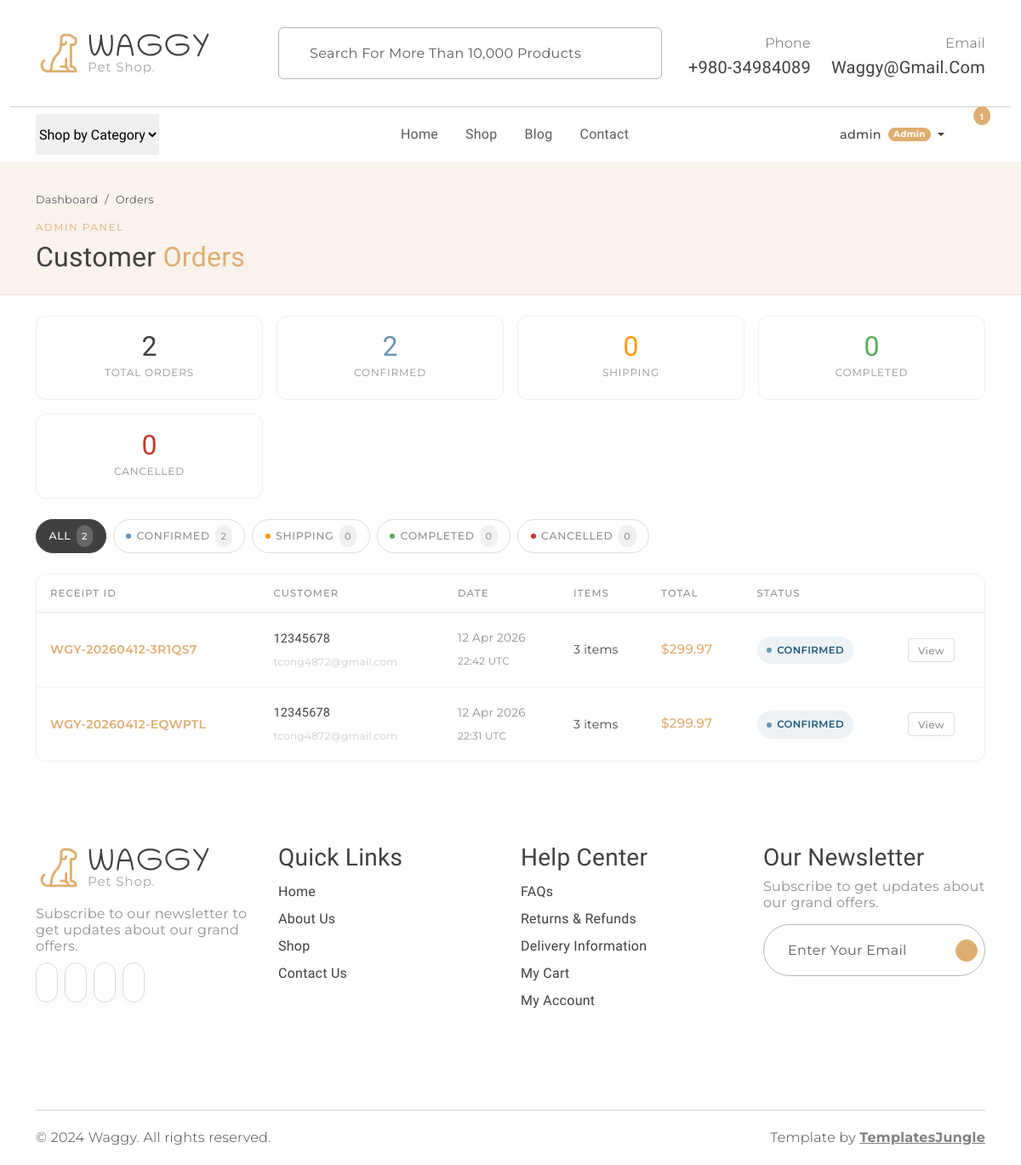
The app's page /dashboard/orders (signed in) with its own data.
### models.py (models this page shows, shortened)
class User(UserMixin, db.Model):
    __tablename__ = "users"
    id            = db.Column(db.Integer,     primary_key=True)
    username      = db.Column(db.String(80),  unique=True, nullable=False)
    email         = db.Column(db.String(120), unique=True, nullable=False)
    password_hash = db.Column(db.String(256), nullable=False)
    role          = db.Column(db.String(20),  nullable=False, default="customer")
    is_active     = db.Column(db.Boolean,     nullable=False, default=True)
    created_at    = db.Column(db.DateTime,    nullable=False, default=datetime.utcnow)
    last_login_at = db.Column(db.DateTime,    nullable=True)
    @property
    def is_admin(self) -> bool:
        return self.role == "admin"

class Order(db.Model):
    __tablename__ = "orders"
    id         = db.Column(db.Integer,  primary_key=True)
    receipt_id = db.Column(db.String(30), unique=True, nullable=False, index=True)
    user_id    = db.Column(db.Integer,  db.ForeignKey("users.id"), nullable=False)
    status     = db.Column(db.String(20), nullable=False, default="confirmed")
    phone      = db.Column(db.String(40), nullable=False)
    address    = db.Column(db.Text,       nullable=False)
    total      = db.Column(db.Float,      nullable=False)
    notes      = db.Column(db.Text,       nullable=True)
    created_at = db.Column(db.DateTime,   nullable=False, default=datetime.utcnow)
    updated_at = db.Column(db.DateTime,   nullable=False, default=datetime.utcnow,
                           onupdate=datetime.utcnow)
    user  = db.relationship("User", backref=db.backref("orders", lazy=True))
    items = db.relationship("OrderItem", backref="order",
                            cascade="all, delete-orphan", lazy=True)
    @property
    def status_label(self) -> str:
        return ORDER_STATUSES.get(self.status, self.status.capitalize())
    @property
    def status_style(self) -> dict:
        return ORDER_STATUS_STYLES.get(
            self.status,
            {"bg": "#f5f5f5", "color": "#908F8D", "dot": "#CACACA"},
        )
    @property
    def item_count(self) -> int:
        return sum(i.quantity for i in self.items)

class OrderItem(db.Model):
    __tablename__ = "order_items"
    id               = db.Column(db.Integer,     primary_key=True)
    order_id         = db.Column(db.Integer,     db.ForeignKey("orders.id"), nullable=False)
    product_id       = db.Column(db.Integer,     nullable=True)
    product_name     = db.Column(db.String(120), nullable=False)
    product_category = db.Column(db.String(30),  nullable=False, default="misc")
    quantity         = db.Column(db.Integer,     nullable=False)
    unit_price       = db.Column(db.Float,       nullable=False)

### orders.py (the view)
@orders_bp.route("/dashboard/orders")
@admin_required
def orders_list():
    status_filter = request.args.get("status", "all")
    q = Order.query
    if status_filter != "all":
        q = q.filter_by(status=status_filter)
    orders = q.order_by(Order.created_at.desc()).all()
    counts = {s: Order.query.filter_by(status=s).count() for s in ORDER_STATUSES}
    counts["all"] = Order.query.count()
    return render_template(
        "orders/orders_list.html",
        orders=orders,
        statuses=ORDER_STATUSES,
        status_styles=ORDER_STATUS_STYLES,
        active_status=status_filter,
        counts=counts,
    )

### templates/orders/orders_list.html (shortened to what this page needs)
{% extends "base.html" %}
{% block content %}
<div class="admin-hero">
  <div class="container">
    <nav aria-label="breadcrumb" class="mb-2">
      <ol class="breadcrumb mb-0" style="font-family:var(--secondary-font); font-size:0.8rem;">
        <li class="breadcrumb-item"><a href="{{ url_for('main.dashboard') }}" class="text-muted text-decoration-none">Dashboard</a></li>
        <li class="breadcrumb-item active text-muted">Orders</li>
      </ol>
    </nav>
    <span class="eyebrow">Admin Panel</span>
    <h1 class="fw-normal">Customer <span class="text-primary">Orders</span></h1>
  </div>
</div>
<div class="container my-4">
  <div class="row g-3 mb-4">
    <div class="col-6 col-md-3">
      <div class="admin-stat">
        <div class="val">{{ counts.all }}</div>
        <div class="lbl">Total Orders</div>
      </div>
    </div>
    {% for key, label in statuses.items() %}
      <div class="col-6 col-md-3">
        <div class="admin-stat coloured" style="--dot-color: {{ status_styles[key].dot }};">
          <div class="val">{{ counts[key] }}</div>
          <div class="lbl">{{ label }}</div>
        </div>
      </div>
    {% endfor %}
  </div>
  <div class="d-flex flex-wrap gap-2 mb-4">
    <a href="{{ url_for('orders.orders_list') }}"
       class="filter-pill {% if active_status == 'all' %}active{% endif %}">
      All <span class="pill-count">{{ counts.all }}</span>
    </a>
    {% for key, label in statuses.items() %}
      <a href="{{ url_for('orders.orders_list', status=key) }}"
         class="filter-pill {% if active_status == key %}active{% endif %}">
        <span class="status-dot"
              style="background:{{ status_styles[key].dot }};
                     {% if active_status == key %}opacity:0.8;{% endif %}">
        </span>
        {{ label }}
        <span class="pill-count">{{ counts[key] }}</span>
      </a>
    {% endfor %}
  </div>
  {% if orders %}
    <div style="overflow-x:auto; border-radius:0.75rem; border:1px solid rgba(65,64,62,0.08);">
      <table class="orders-table">
        <thead>
          <tr>
            <th>Receipt ID</th>
            <th>Customer</th>
            <th>Date</th>
            <th>Items</th>
            <th>Total</th>
            <th>Status</th>
            <th style="min-width:80px;"></th>
          </tr>
        </thead>
        <tbody>
          {% for order in orders %}
            <tr>
              <td>
                <a href="{{ url_for('orders.order_detail', order_id=order.id) }}"
                   class="receipt-link">{{ order.receipt_id }}</a>
              </td>
              <td>
                <div style="font-size:0.9rem;">{{ order.user.username }}</div>
                <div style="font-family:var(--secondary-font); font-size:0.75rem; color:#CACACA;">
                  {{ order.user.email }}
                </div>
              </td>
              <td style="font-family:var(--secondary-font); font-size:0.85rem; color:#908F8D; white-space:nowrap;">
                {{ order.created_at.strftime('%d %b %Y') }}<br>
                <span style="font-size:0.75rem;">{{ order.created_at.strftime('%H:%M') }} UTC</span>
              </td>
              <td style="font-family:var(--secondary-font); font-size:0.875rem;">
                {{ order.item_count }} item{{ 's' if order.item_count != 1 }}
              </td>
              <td style="font-family:var(--secondary-font); font-size:0.95rem; font-weight:500; color:#DEAD6F; white-space:nowrap;">
                ${{ "%.2f" | format(order.total) }}
              </td>
              <td>
                {% set s = order.status_style %}
                <span class="status-badge" style="background:{{ s.bg }}; color:{{ s.color }};">
                  <span class="status-dot" style="background:{{ s.dot }};"></span>
                  {{ order.status_label }}
                </span>
              </td>
              <td>
                <a href="{{ url_for('orders.order_detail', order_id=order.id) }}"
                   class="btn-tbl">
                  View
                </a>
              </td>
            </tr>
          {% endfor %}
        </tbody>
      </table>
    </div>
  {% endif %}
</div>
{% endblock %}

### templates/base.html (shortened to what this page needs)
<!DOCTYPE html>
<html lang="en">
<head>
  <link rel="stylesheet" href="https://cdn.jsdelivr.net/npm/swiper@9/swiper-bundle.min.css" />
  <link href="https://cdn.jsdelivr.net/npm/bootstrap@5.3.0-alpha3/dist/css/bootstrap.min.css" rel="stylesheet"
>
  <link rel="stylesheet" href="{{ url_for('static', filename='css/normalize.css') }}">
  <link rel="stylesheet" href="{{ url_for('static', filename='css/vendor.css') }}">
  <link rel="stylesheet" href="{{ url_for('static', filename='style.css') }}">
</head>
<body>
  <header>
    <div class="container py-2">
      <div class="row py-4 pb-0 pb-sm-4 align-items-center">
        <div class="col-sm-4 col-lg-3 text-center text-sm-start">
          <a href="{{ url_for('main.index') }}">
            <img src="{{ url_for('static', filename='images/logo.png') }}" alt="Waggy" class="img-fluid">
          </a>
        </div>
        <div class="col-sm-6 offset-sm-2 offset-md-0 col-lg-5 d-none d-lg-block">
          <div class="search-bar border rounded-2 px-3 border-dark-subtle">
            <form class="text-center d-flex align-items-center" action="" method="get">
              <input type="text" class="form-control border-0 bg-transparent"
                placeholder="Search for more than 10,000 products" name="q" />
            </form>
          </div>
        </div>
        <div class="col-sm-8 col-lg-4 d-flex justify-content-end gap-4 align-items-center mt-4 mt-sm-0 justify-content-center justify-content-sm-end">
          <div class="support-box text-end d-none d-xl-block">
            <span class="fs-6 secondary-font text-muted">Phone</span>
            <h5 class="mb-0">+980-34984089</h5>
          </div>
          <div class="support-box text-end d-none d-xl-block">
            <span class="fs-6 secondary-font text-muted">Email</span>
            <h5 class="mb-0">waggy@gmail.com</h5>
          </div>
        </div>
      </div>
    </div>
    <div class="container-fluid"><hr class="m-0"></div>
    <div class="container">
      <nav class="main-menu d-flex navbar navbar-expand-lg">
        <div class="offcanvas offcanvas-end" tabindex="-1" id="offcanvasNavbar">
          <div class="offcanvas-body justify-content-between">
            <select class="filter-categories border-0 mb-0 me-5">
              <option>Shop by Category</option>
            </select>
            <ul class="navbar-nav menu-list list-unstyled d-flex gap-md-3 mb-0">
              <li class="nav-item">
                <a href="{{ url_for('main.index') }}"
                   class="nav-link {% if request.endpoint == 'main.index' %}active{% endif %}">
                  Home
                </a>
              </li>
              <li class="nav-item">
                <a href="{{ url_for('shop.index') }}"
                   class="nav-link {% if request.endpoint and request.endpoint.startswith('shop.') %}active{% endif %}">
                  Shop
                </a>
              </li>
              <li class="nav-item">
                <a href="#" class="nav-link">Blog</a>
              </li>
              <li class="nav-item">
                <a href="#" class="nav-link">Contact</a>
              </li>
            </ul>
            <div class="d-none d-lg-flex align-items-center">
              <ul class="d-flex justify-content-end list-unstyled m-0 align-items-center gap-1">
                {% if current_user.is_authenticated %}
                  <li class="nav-item dropdown">
                    <a class="nav-link dropdown-toggle d-flex align-items-center gap-1 mx-2"
                       href="#" role="button" data-bs-toggle="dropdown" aria-expanded="false">
                      <span class="secondary-font" style="font-size:0.9rem; font-weight:500;">
                        {{ current_user.username }}
                      </span>
                      {% if current_user.is_admin %}
                        <span class="badge rounded-pill bg-primary ms-1"
                              style="font-family:var(--secondary-font); font-size:0.65rem; padding:0.3em 0.6em;">
                          Admin
                        </span>
                      {% endif %}
                    </a>
                  </li>
                {% endif %}
                <li>
                </li>
                <li class="position-relative">
                  <a href="{{ url_for('cart.view_cart') }}" class="mx-2"
                     data-bs-toggle="offcanvas" data-bs-target="#offcanvasCart">
                    <span class="position-absolute translate-middle badge rounded-circle bg-primary pt-2 cart-badge"
                          style="font-size:0.65rem; top:2px; left:calc(100% - 4px);
                                 {{ 'display:none;' if cart_count == 0 }}">
                      {{ cart_count if cart_count > 0 else '' }}
                    </span>
                  </a>
                </li>
              </ul>
            </div>
          </div>
        </div>
      </nav>
    </div>
  </header>
  {% block content %}{% endblock %}
  <footer id="footer" class="my-5">
    <div class="container py-5 my-5">
      <div class="row">
        <div class="col-md-3">
          <div class="footer-menu">
            <img src="{{ url_for('static', filename='images/logo.png') }}" alt="Waggy">
            <p class="blog-paragraph fs-6 mt-3">Subscribe to our newsletter to get updates about our grand offers.</p>
            <div class="social-links">
              <ul class="d-flex list-unstyled gap-2">
                <li class="social"><a href="#"><iconify-icon class="social-icon" icon="ri:facebook-fill"></iconify-icon></a></li>
                <li class="social"><a href="#"><iconify-icon class="social-icon" icon="ri:twitter-fill"></iconify-icon></a></li>
                <li class="social"><a href="#"><iconify-icon class="social-icon" icon="ri:instagram-fill"></iconify-icon></a></li>
                <li class="social"><a href="#"><iconify-icon class="social-icon" icon="ri:youtube-fill"></iconify-icon></a></li>
              </ul>
            </div>
          </div>
        </div>
        <div class="col-md-3">
          <div class="footer-menu">
            <h3>Quick Links</h3>
            <ul class="menu-list list-unstyled">
              <li class="menu-item"><a href="{{ url_for('main.index') }}" class="nav-link">Home</a></li>
              <li class="menu-item"><a href="#" class="nav-link">About Us</a></li>
              <li class="menu-item"><a href="{{ url_for('shop.index') }}" class="nav-link">Shop</a></li>
              <li class="menu-item"><a href="#" class="nav-link">Contact Us</a></li>
            </ul>
          </div>
        </div>
        <div class="col-md-3">
          <div class="footer-menu">
            <h3>Help Center</h3>
            <ul class="menu-list list-unstyled">
              <li class="menu-item"><a href="#" class="nav-link">FAQs</a></li>
              <li class="menu-item"><a href="#" class="nav-link">Returns &amp; Refunds</a></li>
              <li class="menu-item"><a href="#" class="nav-link">Delivery Information</a></li>
              <li class="menu-item">
                <a href="{{ url_for('cart.view_cart') }}" class="nav-link">My Cart</a>
              </li>
              {% if current_user.is_authenticated %}
                <li class="menu-item"><a href="{{ url_for('main.dashboard') }}" class="nav-link">My Account</a></li>
              {% else %}
                <li class="menu-item"><a href="{{ url_for('auth.login') }}" class="nav-link">Login / Register</a></li>
              {% endif %}
            </ul>
          </div>
        </div>
        <div class="col-md-3">
          <div>
            <h3>Our Newsletter</h3>
            <p class="blog-paragraph fs-6">Subscribe to get updates about our grand offers.</p>
            <div class="search-bar border rounded-pill border-dark-subtle px-2">
              <form class="text-center d-flex align-items-center" action="" method="post">
                <input type="email" class="form-control border-0 bg-transparent" placeholder="Enter your email" />
                <iconify-icon class="send-icon" icon="tabler:location-filled"></iconify-icon>
              </form>
            </div>
          </div>
        </div>
      </div>
    </div>
  </footer>
  <div id="footer-bottom">
    <div class="container">
      <hr class="m-0">
      <div class="row mt-3">
        <div class="col-md-6 copyright">
          <p class="secondary-font">© 2024 Waggy. All rights reserved.</p>
        </div>
        <div class="col-md-6 text-md-end">
          <p class="secondary-font">
            Template by <a href="https://templatesjungle.com/" target="_blank"
              class="text-decoration-underline fw-bold text-black-50">TemplatesJungle</a>
          </p>
        </div>
      </div>
    </div>
  </div>
</body>
</html>

### records on screen
User: username "admin"
Order: receipt_id "WGY-20260412-3R1QS7", user.username "12345678", user.email "tcong4872@gmail.com", created_at "12 Apr 2026", created_at "22:42", item_count "3", total "299.97", status_label "CONFIRMED"
OrderItem: quantity "s"
Order: receipt_id "WGY-20260412-EQWPTL", user.username "12345678", user.email "tcong4872@gmail.com", created_at "12 Apr 2026", created_at "22:31", item_count "3", total "299.97", status_label "CONFIRMED"
OrderItem: quantity "s"

### other values on screen
{{ cart_count if cart_count > 0 else '' }} "1"
{{ counts.all }} "2"
{{ counts[key] }} "2" "0" "0" "0"
{{ label }} "CONFIRMED" "SHIPPING" "COMPLETED" "CANCELLED"
